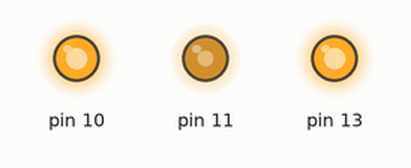
Recording of a sketch running on a simulated Arduino Uno, built with avr-gcc and run on an emulated ATmega328P. Parts: output pins drawn as LEDs (lit = HIGH).

Above: at 0.05 s.
At 7.0 s:
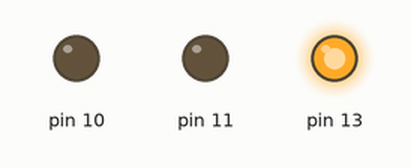
At 10.45 s:
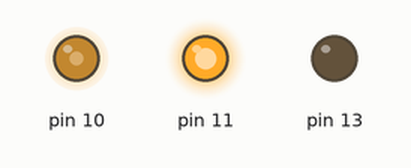
At 13.95 s:
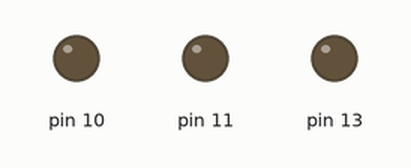
Timing chart, 0 to 18.2 s (numbered marks = the images above):
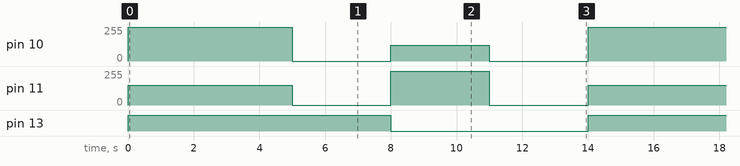

Measured:
- by itself, pin 10: repeats every 14.0 s: 0/255 3.0 s, 120/255 3.0 s, 0/255 3.0 s, 255/255 5.0 s
- by itself, pin 11: repeats every 14.0 s: 0/255 3.0 s, 255/255 3.0 s, 0/255 3.0 s, 150/255 5.0 s
- by itself, pin 13: alternates HIGH for 8.0 s and LOW for 6.0 s

The sketch:

AnalogWriter.ino
```cpp
void setup() {
  // put your setup code here, to run once:

  pinMode(13, OUTPUT);
}

void loop() {
  // put your main code here, to run repeatedly:

  analogWrite(10, 255);
  analogWrite(11, 150);
  digitalWrite(13, HIGH);
  delay(5000);
  analogWrite(10, 0);
  analogWrite(11, 0);
  delay(3000);
  analogWrite(10, 120);
  analogWrite(11, 255);
  digitalWrite(13, LOW);
  delay(3000);
  analogWrite(10, 0);
  analogWrite(11, 0);
  delay(3000);

}
```
